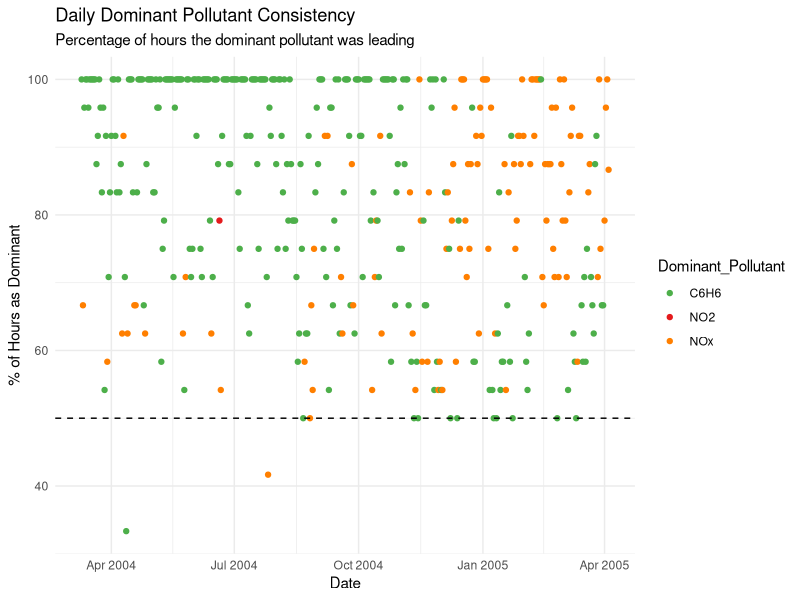
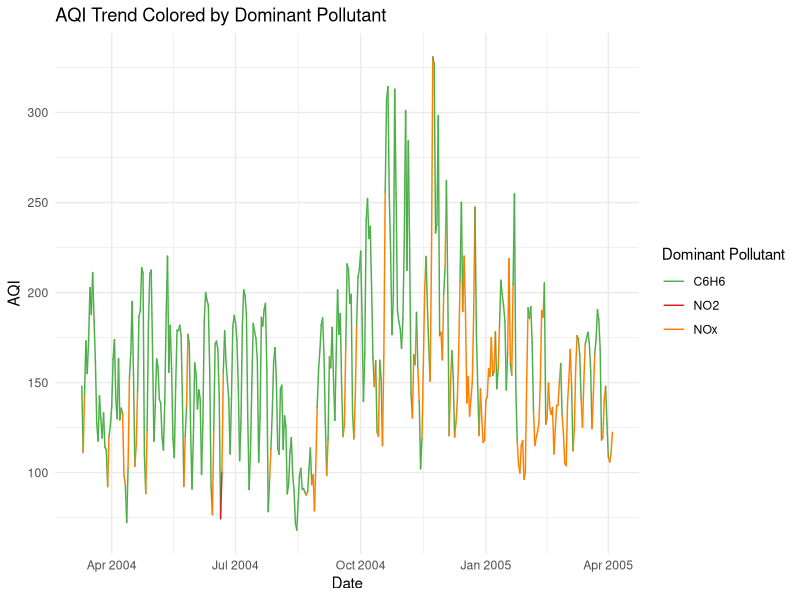
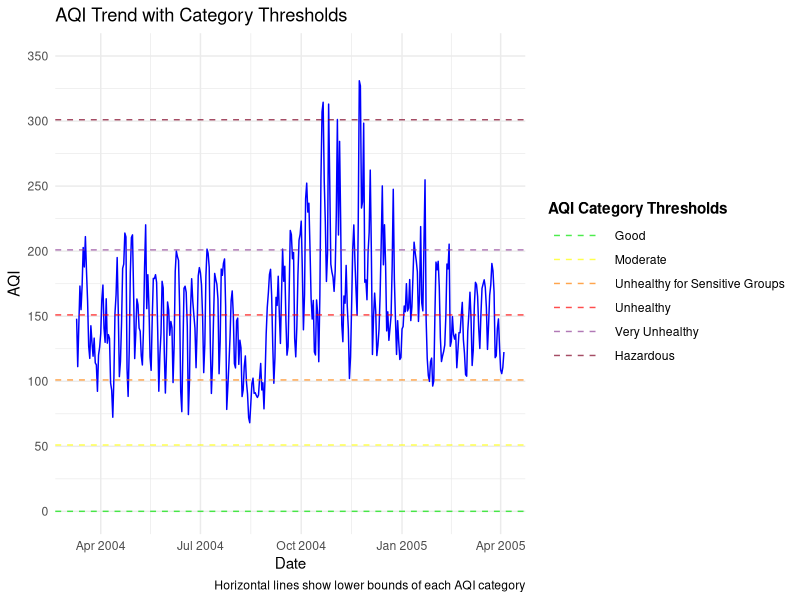
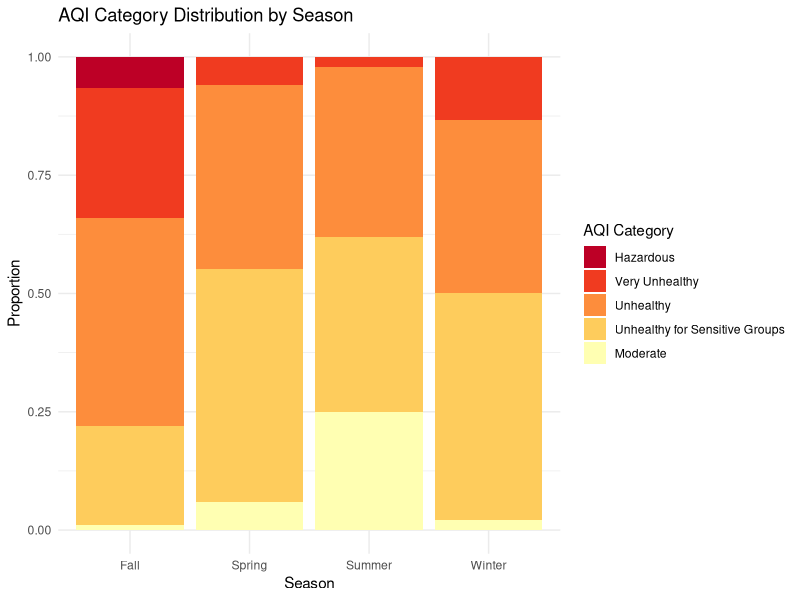

The R source for these figures, in order:

library(zoo)
library(tidyverse)
library(ggplot2)

data = read.csv("./final_cleaned_data.csv") %>%
  mutate(Date = as.Date(Date)) %>%
  mutate(Month = format(Date, "%m"),
         Year = format(Date, "%Y"),
         Season = case_when(
           Month %in% c("12", "01", "02") ~ "Winter",
           Month %in% c("03", "04", "05") ~ "Spring",
           Month %in% c("06", "07", "08") ~ "Summer",
           Month %in% c("09", "10", "11") ~ "Fall"
           )
  )

# Define AQI breakpoints as a data frame
aqi_breakpoints = data.frame(
  Category = c("Good", "Moderate", "Unhealthy for Sensitive Groups", "Unhealthy", "Very Unhealthy", "Hazardous"),
  APLo = c(0, 51, 101, 151, 201, 301),
  APHi = c(50, 100, 150, 200, 300, 500),
  CO_Lo = c(0, 4.4, 9.4, 12.4, 15.4, 30.4),
  CO_Hi = c(4.4, 9.4, 12.4, 15.4, 30.4, 50.4),
  NOx_Lo = c(0, 53, 100, 360, 649, 1249),
  NOx_Hi = c(53, 100, 360, 649, 1249, 2049),
  NO2_Lo = c(0, 53, 100, 360, 649, 1249),
  NO2_Hi = c(53, 100, 360, 649, 1249, 2049),
  C6H6_Lo = c(0, 3, 7, 10, 15, 20),
  C6H6_Hi = c(3, 7, 10, 15, 20, 30)
)

# Function to compute AQI for a given pollutant
compute_AQI = function(CP, BPLo, BPHi, APLo, APHi) {
  AQI = ((APHi - APLo) / (BPHi - BPLo)) * (CP - BPLo) + APLo
  return(AQI)
}

# Function to get AQI for a given pollutant
get_AQI = function(CP, pollutant) {
  for (i in 1:nrow(aqi_breakpoints)) {
    if (CP >= aqi_breakpoints[[paste0(pollutant, "_Lo")]][i] && CP < aqi_breakpoints[[paste0(pollutant, "_Hi")]][i]) {
      BPLo = aqi_breakpoints[[paste0(pollutant, "_Lo")]][i]
      BPHi = aqi_breakpoints[[paste0(pollutant, "_Hi")]][i]
      APLo = aqi_breakpoints$APLo[i]
      APHi = aqi_breakpoints$APHi[i]
      return(compute_AQI(CP, BPLo, BPHi, APLo, APHi))
    }
  }
  return(NA)  # Return NA if value is outside the defined range
}

calculate_rolling = function(x, window, FUN = mean) {
  zoo::rollapplyr(x, width = window, FUN = FUN, fill = NA, partial = TRUE)
}

data = data %>%
  mutate(
    CO_8h_avg = calculate_rolling(CO.GT., 8),
    C6H6_24h_avg = calculate_rolling(C6H6.GT., 24)
  )

# Apply AQI function to each row in dataset
data = data %>%
  mutate(
    AQI_CO = sapply(CO_8h_avg, get_AQI, pollutant = "CO"),
    AQI_C6H6 = sapply(C6H6_24h_avg, get_AQI, pollutant = "C6H6"),
    AQI_NOx = sapply(NOx.GT., get_AQI, pollutant = "NOx"),
    AQI_NO2 = sapply(NO2.GT., get_AQI, pollutant = "NO2")
    
  ) %>%
  mutate(AQI = pmax(AQI_CO, AQI_C6H6, AQI_NOx, AQI_NO2, na.rm = TRUE),
         Dominant_Pollutant = case_when(
            AQI_CO == AQI  ~ "CO",
            AQI_C6H6 == AQI ~ "C6H6",
            AQI_NOx == AQI ~ "NOx",
            AQI_NO2 == AQI ~ "NO2",
            TRUE ~ "Other"
          )
  )


## -----------------------------------------------------------------------------------------------------------
categorize_AQI = function(AQI) {
  if (AQI <= 50) {
    return("Good")
  } else if (AQI <= 100) {
    return("Moderate")
  } else if (AQI <= 150) {
    return("Unhealthy for Sensitive Groups")
  } else if (AQI <= 200) {
    return("Unhealthy")
  } else if (AQI <= 300) {
    return("Very Unhealthy")
  } else {
    return("Hazardous")
  }
}


daily_dominant = data %>%
  group_by(Date) %>%
  summarise(
    # Count hourly occurrences of each dominant pollutant
    CO_hours = sum(Dominant_Pollutant == "CO", na.rm = TRUE),
    C6H6_hours = sum(Dominant_Pollutant == "C6H6", na.rm = TRUE),
    NOx_hours = sum(Dominant_Pollutant == "NOx", na.rm = TRUE),
    NO2_hours = sum(Dominant_Pollutant == "NO2", na.rm = TRUE),
    Total_hours = sum(!is.na(Dominant_Pollutant)),  # Total valid hours
    
    # Determine daily dominant (mode)
    Dominant_Pollutant = names(which.max(c(
      CO = CO_hours,
      C6H6 = C6H6_hours,
      NOx = NOx_hours,
      NO2 = NO2_hours
    ))),
    
    # Calculate dominant percentage
    Dominant_Hours = max(CO_hours, C6H6_hours, NOx_hours, NO2_hours),
    Dominant_Pct = Dominant_Hours / Total_hours * 100,
    .groups = 'drop'
  )

## -----------------------------------------------------------------------------------------------------------

ggplot(daily_dominant, aes(x = Date, y = Dominant_Pct, color = Dominant_Pollutant)) +
  geom_point() +
  geom_hline(yintercept = 50, linetype = "dashed") +
  scale_color_manual(values = c("CO" = "#377eb8", "C6H6" = "#4daf4a", 
                                "NOx" = "#ff7f00", "NO2" = "#e41a1c")) +
  labs(title = "Daily Dominant Pollutant Consistency",
       subtitle = "Percentage of hours the dominant pollutant was leading",
       y = "% of Hours as Dominant") +
  theme_minimal()
## -----------------------------------------------------------------------------------------------------------

aqi_trend = data %>%
  group_by(Date, Season) %>%
  summarise(Average_AQI = mean(AQI, na.rm=TRUE),
            AQI_CO = mean(AQI_CO, na.rm=TRUE),
            AQI_C6H6 = mean(AQI_C6H6, na.rm=TRUE),
            AQI_NOx = mean(AQI_NOx, na.rm=TRUE),
            AQI_NO2 = mean(AQI_NO2, na.rm=TRUE)) %>%
  mutate(AQI_Category = sapply(Average_AQI, categorize_AQI)) %>%
  left_join(daily_dominant, by = "Date") 

## -----------------------------------------------------------------------------------------------------------
ggplot(aqi_trend) +
  geom_segment(
    aes(
      x = Date, 
      xend = lead(Date),
      y = Average_AQI, 
      yend = lead(Average_AQI),
      color = Dominant_Pollutant  # Color mapping goes inside aes()
    ),
    lineend = "round"
  ) +
  scale_color_manual(
    values = c(
      "CO" = "#377eb8", 
      "C6H6" = "#4daf4a",
      "NOx" = "#ff7f00", 
      "NO2" = "#e41a1c"
    ),
    name = "Dominant Pollutant"
  ) +
  labs(
    title = "AQI Trend Colored by Dominant Pollutant",
    x = "Date",
    y = "AQI"
  ) +
  theme_minimal()


## -----------------------------------------------------------------------------------------------------------
ggplot(aqi_trend, aes(x = Date, y = Average_AQI)) +
  # Main trend line
  geom_line(color = "blue") +
  
  # Category threshold lines (using APLo from your breakpoints)
  geom_hline(
    data = aqi_breakpoints,
    aes(
      yintercept = APLo,
      color = factor(Category, 
                     levels = c("Good", "Moderate", 
                                "Unhealthy for Sensitive Groups",
                                "Unhealthy", "Very Unhealthy", 
                                "Hazardous")),
      linetype = factor(Category, 
                        levels = c("Good", "Moderate",
                                   "Unhealthy for Sensitive Groups",
                                   "Unhealthy", "Very Unhealthy",
                                   "Hazardous"))
    ),
    alpha = 0.7,
    linewidth = 0.5
  ) +
  
  # EPA color scheme with ordered levels
  scale_color_manual(
    name = "AQI Category Thresholds",
    values = c(
      "Good" = "#00E400",
      "Moderate" = "#FFFF00",
      "Unhealthy for Sensitive Groups" = "#FF7E00",
      "Unhealthy" = "#FF0000",
      "Very Unhealthy" = "#8F3F97",
      "Hazardous" = "#7E0023"
    ),
    breaks = c("Good", "Moderate", 
               "Unhealthy for Sensitive Groups",
               "Unhealthy", "Very Unhealthy",
               "Hazardous")  # Explicit order for legend
  ) +
  
  # Custom linetype scale to match
  scale_linetype_manual(
    name = "AQI Category Thresholds",
    values = rep("dashed", 6),  
    breaks = c("Good", "Moderate",
               "Unhealthy for Sensitive Groups",
               "Unhealthy", "Very Unhealthy",
               "Hazardous")
  ) +
  
  # Labels and theme
  labs(
    title = "AQI Trend with Category Thresholds",
    x = "Date",
    y = "AQI",
    caption = "Horizontal lines show lower bounds of each AQI category"
  ) +
  scale_y_continuous(
    breaks = seq(0, 350, by = 50),
    limits = c(0, 350)
  ) +
  theme_minimal() +
  theme(
    legend.position = "right",
    legend.title = element_text(face = "bold"),
    legend.key.width = unit(1.5, "cm")  # Wider legend keys for lines
  ) +
  guides(
    color = guide_legend(order = 1),  # Ensures color legend comes first
    linetype = guide_legend(order = 1)  # Matches color legend
  )


## -----------------------------------------------------------------------------------------------------------
table(aqi_trend$AQI_Category, aqi_trend$Season)

aqi_trend$AQI_Category = factor(aqi_trend$AQI_Category, 
                                levels = rev(aqi_breakpoints$Category), 
                                ordered = TRUE)

ggplot(aqi_trend, aes(x = Season, fill = AQI_Category)) +
  geom_bar(position = "fill") + # For proportions
  # geom_bar() # For counts
  scale_fill_brewer(palette = "YlOrRd", direction = -1) + # Color matches AQI severity
  labs(title = "AQI Category Distribution by Season",
       y = "Proportion",
       fill = "AQI Category") +
  theme_minimal()